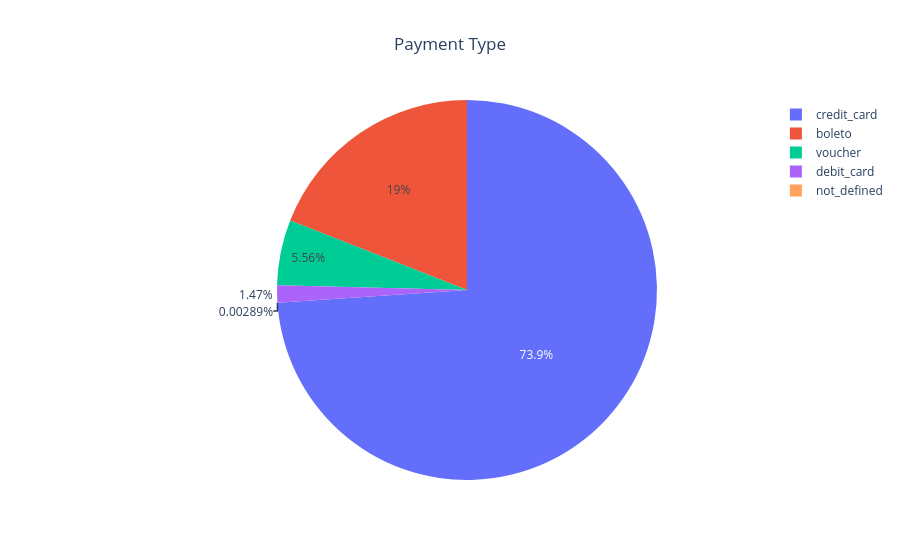

Source (notebook cell):
### Code cell
payment_type=payment["payment_type"].value_counts()
payment_graph = px.pie(
    names=payment_type.index,
    values=payment_type.values,
    title="Payment Type"
)
payment_graph.update_layout(
    title_x=0.5
)
payment_graph.show()

### Figure 1 — Plotly figure (JSON) as saved in the notebook; plotly's stock layout.template omitted (floating-point values rounded to 4 significant figures)
{"data": [{"domain": {"x": [0, 1], "y": [0, 1]}, "hovertemplate": "label=%{label}<br>value=%{value}<extra></extra>", "labels": ["credit_card", "boleto", "voucher", "debit_card", "not_defined"], "legendgroup": "", "name": "", "showlegend": true, "type": "pie", "values": [76795, 19784, 5775, 1529, 3]}], "layout": {"legend": {"tracegroupgap": 0}, "title": {"text": "Payment Type", "x": 0.5}}}
